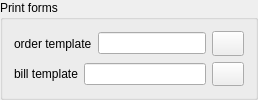
        <widget class="QGroupBox" name="grpPrnForms">
         <property name="sizePolicy">
          <sizepolicy hsizetype="Maximum" vsizetype="Maximum">
           <horstretch>0</horstretch>
           <verstretch>0</verstretch>
          </sizepolicy>
         </property>
         <property name="title">
          <string>Print forms</string>
         </property>
         <layout class="QGridLayout">
          <item row="0" column="0">
           <layout class="QHBoxLayout">
            <item>
             <widget class="QLabel" name="lblOrder">
              <property name="text">
               <string>order template</string>
              </property>
              <property name="wordWrap">
               <bool>false</bool>
              </property>
             </widget>
            </item>
            <item>
             <widget class="QLineEdit" name="editOrder"/>
            </item>
            <item>
             <widget class="QPushButton" name="btnOrderSelect">
              <property name="maximumSize">
               <size>
                <width>32</width>
                <height>32</height>
               </size>
              </property>
              <property name="text">
               <string/>
              </property>
              <property name="icon">
               <iconset resource="aldebaran.qrc">
                <normaloff>:/images/select-file.png</normaloff>:/images/select-file.png</iconset>
              </property>
             </widget>
            </item>
           </layout>
          </item>
          <item row="1" column="0">
           <layout class="QHBoxLayout">
            <item>
             <widget class="QLabel" name="lblBill">
              <property name="text">
               <string>bill template</string>
              </property>
              <property name="wordWrap">
               <bool>false</bool>
              </property>
             </widget>
            </item>
            <item>
             <widget class="QLineEdit" name="editBill"/>
            </item>
            <item>
             <widget class="QPushButton" name="btnBillSelect">
              <property name="maximumSize">
               <size>
                <width>32</width>
                <height>32</height>
               </size>
              </property>
              <property name="text">
               <string/>
              </property>
              <property name="icon">
               <iconset resource="aldebaran.qrc">
                <normaloff>:/images/select-file.png</normaloff>:/images/select-file.png</iconset>
              </property>
             </widget>
            </item>
           </layout>
          </item>
         </layout>
        </widget>
